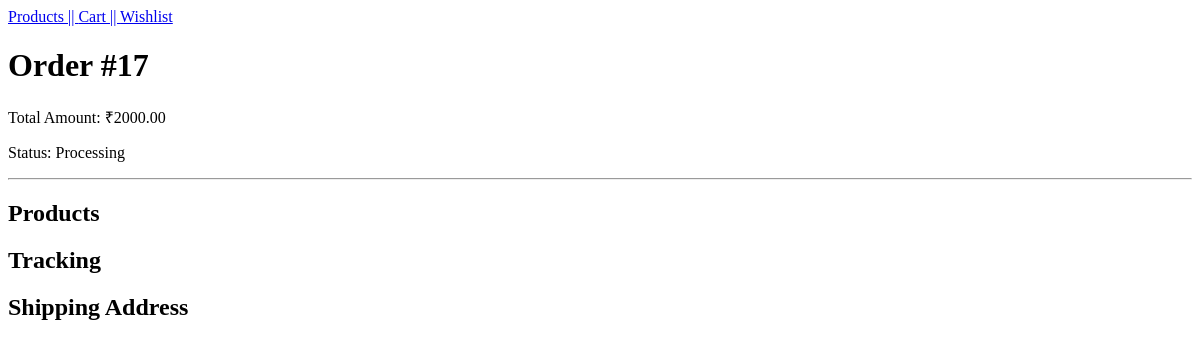
Page /order/17/ (signed in) on the earlier database version.
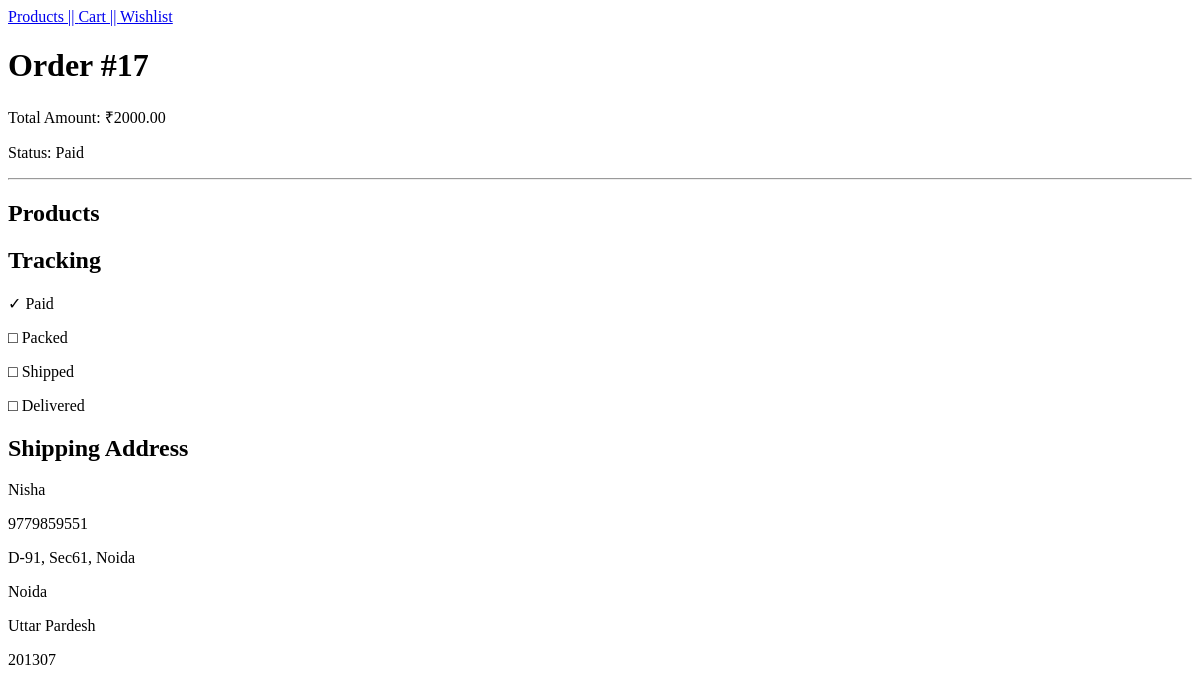
Same page on the later database version.
### cart/models.py (models this page shows)
class Order(models.Model):
    STATUS_CHOICES = [
        ('Pending', 'Pending'),
        ('Paid', 'Paid'),
        ('Packed', 'Packed'),
        ('Shipped', 'Shipped'),
        ('Delivered', 'Delivered'),
        ('Cancelled', 'Cancelled')
    ]
    user = models.ForeignKey(User, on_delete=models.CASCADE)
    total_amount = models.DecimalField(max_digits=10, decimal_places=2)
    status = models.CharField(max_length = 20, choices=STATUS_CHOICES, default='Pending')
    shipping_address = models.ForeignKey(
        Address,
        on_delete=models.SET_NULL,
        null=True
    )
    created_at =  models.DateTimeField(auto_now_add=True)

class Address(models.Model):
    user = models.ForeignKey(
        User,
        on_delete=models.CASCADE
    )
    full_name = models.CharField(max_length=100)
    phone = models.CharField(max_length=15)
    address = models.TextField()
    city = models.CharField(max_length=50)
    state = models.CharField(max_length=50)
    pincode = models.CharField(max_length=10)

### cart/views.py (the view)
# urls.py: path('order/<int:order_id>/', order_detail, name='order_detail'),
@login_required
def order_detail(request, order_id):
    order = get_object_or_404(Order, id=order_id, user=request.user)
    print("ORDER ITEMS:", order.orderitem_set.all())
    return render(
        request,
        'order_detail.html',
        {'order': order}
    )

### cart/templates/order_detail.html (shortened to what this page needs)
<nav>
    <a href="{% url 'product_list' %}">Products || </a>
    <a href="{% url 'cart' %}">Cart || </a>
    <a href="{% url 'wishlist' %}">Wishlist</a>
</nav>
<h1>Order #{{ order.id }}</h1>
<p>Total Amount: ₹{{ order.total_amount }}</p>
<p>Status: {{ order.status }}</p>
<hr>
<h2>Products</h2>
<h2>Tracking</h2>
{% if order.status == 'Paid' %}
    <p>✓ Paid</p>
    <p>□ Packed</p>
    <p>□ Shipped</p>
    <p>□ Delivered</p>
{% elif order.status == 'Packed' %}
    <p>✓ Paid</p>
    <p>✓ Packed</p>
    <p>□ Shipped</p>
    <p>□ Delivered</p>
{% elif order.status == 'Shipped' %}
    <p>✓ Paid</p>
    <p>✓ Packed</p>
    <p>✓ Shipped</p>
    <p>□ Delivered</p>
{% elif order.status == 'Delivered' %}
    <p>✓ Paid</p>
    <p>✓ Packed</p>
    <p>✓ Shipped</p>
    <p>✓ Delivered</p>
{% endif %}
<h2>Shipping Address</h2>
<p>{{ order.shipping_address.full_name }}</p>
<p>{{ order.shipping_address.phone }}</p>
<p>{{ order.shipping_address.address }}</p>
<p>{{ order.shipping_address.city }}</p>
<p>{{ order.shipping_address.state }}</p>
<p>{{ order.shipping_address.pincode }}</p>

Differences in the rows shown:
changed Order id 17: status "Processing" → "Paid"; shipping_address.full_name (not shown) → "Nisha"; shipping_address.phone (not shown) → "9779859551"; shipping_address.address (not shown) → "D-91, Sec61, Noida"; shipping_address.city (not shown) → "Noida"; shipping_address.state (not shown) → "Uttar Pardesh"; shipping_address.pincode (not shown) → "201307"
Other differences:
text now shown: "✓ Paid □ Packed □ Shipped □ Delivered"
